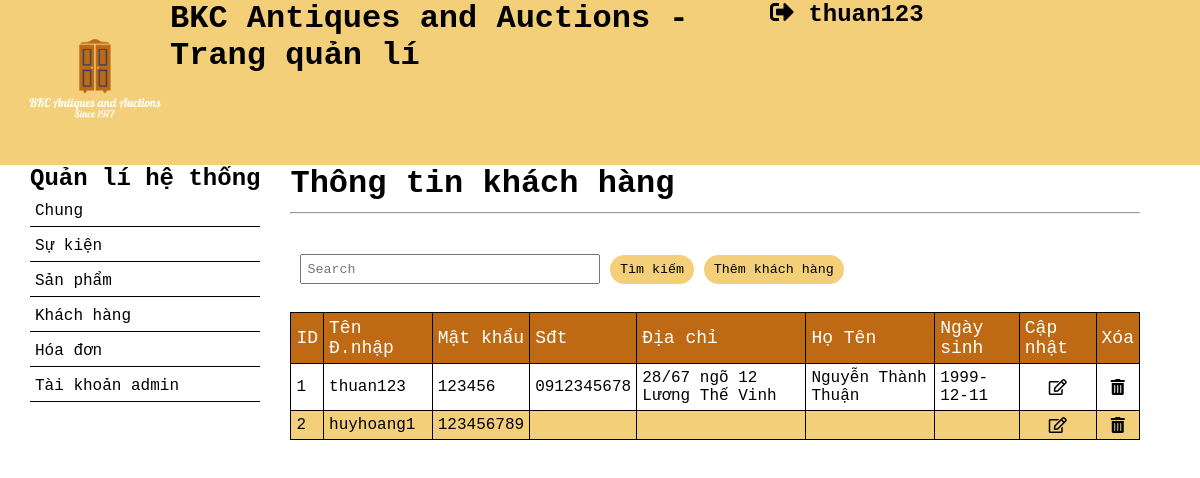
Screenshot of /admin/manager_customer.php (signed in) with the database file from the repository.
### tables this page shows
CREATE TABLE `khach_hang` (
  `id_khach_hang` int(11) NOT NULL,
  `username` varchar(128) NOT NULL,
  `password` varchar(128) NOT NULL,
  `sdt` varchar(13) DEFAULT NULL,
  `email` varchar(100) DEFAULT NULL,
  `dia_chi` varchar(128) DEFAULT NULL,
  `phuong` varchar(50) DEFAULT NULL,
  `quan` varchar(50) DEFAULT NULL,
  `tinh` varchar(50) DEFAULT NULL,
  `ten_kh` varchar(128) DEFAULT NULL,
  `ngay_sinh` date DEFAULT NULL
);

### admin/manager_customer.php (the view, shortened to what this page needs)
<!DOCTYPE html>
<html>
<head>
    <link rel="stylesheet" type="text/css" href="style.css">
    <link rel="stylesheet" href="../../webfonts/all.css">
</head>
<body>
    <?php
        require_once 'includes/connect.php';
        $sql="";
        if(isset($_POST["submit"])){
            $timkiem=$_POST["txtsearch"];
            $sql="SELECT * FROM `khach_hang` WHERE `ten_kh` LIKE '%$timkiem%'";
        }else{
            $sql="SELECT * FROM `khach_hang`";
        }
        $result=mysqli_query($connect,$sql);
    ?>
	<?php require_once 'includes/header.php' ?>
	<div class="main">
		<div class="left"><?php require_once 'includes/menu.php' ?></div>
        <div class="right">
            <div class="right1">
                <h1>Thông tin khách hàng</h1>
                <hr>
                <form action="#" method="POST" class="search-form">
                    <input type="text" name="txtsearch" placeholder="Search">
                    <button type="submit" name="submit">Tìm kiếm</button>
                    <button><a href="add_ctm.php">Thêm khách hàng</a></button>
                </form>
                <br>
                <table class="content-table">
                    <tr>
                        <td>ID</td>
                        <td>Tên Đ.nhập</td>
                        <td>Mật khẩu</td>
                        <td>Sđt</td>
                        <td>Địa chỉ</td>
                        <td>Họ Tên</td>
                        <td>Ngày sinh</td>
                        <td>Cập nhật</td>
                        <td>Xóa</td>
                    </tr>
                    <?php while($row=mysqli_fetch_assoc($result)){ ?>
                    <tr>
                        <td><?= $row['id_khach_hang'] ?></td>
                        <td><?= $row['username'] ?></td>
                        <td><?= $row['password'] ?></td>
                        <td><?= $row['sdt'] ?></td>
                        <td><?= $row['dia_chi'] ?></td>
                        <td><?= $row['ten_kh'] ?></td>
                        <td><?= $row['ngay_sinh'] ?></td>
                        <td><a href="update_customer.php?id=<?= $row['id_khach_hang'] ?>"><i class="far fa-edit"></i></a></td>
                        <td><a href="delete_ctm.php?id=<?= $row['id_khach_hang'] ?>"><i class="fas fa-trash-alt"></i></a></td>
                    </tr>
                    <?php } ?>
                </table>
            </div>
        </div>
    </div>
</body>
</html>

### admin/includes/header.php (shortened to what this page needs)
<link rel="stylesheet" type="text/css" href="style.css">
<link rel="stylesheet" href="../webfonts/all.css">
<div class="head">
    <div class="logo">
        <a href="home.php"><img src="../images/logo.png" alt="logo" width=150px></a>
    </div>
    <div class="title">
        <h1>BKC Antiques and Auctions - Trang quản lí</h1>
    </div>
    <div class="account-btn">
        <?php
        if (isset($_SESSION['ad_username'])) {
        ?>
            <h2><a href='sign_out.php'>
                    <i class="fas fa-sign-out-alt"></i>
                    <?= $_SESSION['ad_username']; ?>
                </a></h2>
        <?php
        }
        ?>
    </div>
</div>

### admin/includes/menu.php
<h2>Quản lí hệ thống</h2>
<ul>
    <a href="home.php"><li>Chung</li></a>
	<a href="manager_event.php"><li>Sự kiện</li></a>
	<a href="manager_product.php"><li>Sản phẩm</li></a>
	<a href="manager_customer.php"><li>Khách hàng</li></a>
	<a href="manager_invoice.php"><li>Hóa đơn</li></a>
	<a href="manager_account.php"><li>Tài khoản admin</li></a>
</ul>

### admin/style.css (style rules this page uses)
* { padding: 0; margin: 0; font-family: monospace, Helvetica, sans-serif; box-sizing: border-box; }
.head { background-color: #f3cf7a; width: 100%; margin: auto; display: flex; }
.logo { margin-left: 20px; margin-top: 10px; box-sizing: border-box; }
.title { width: 50%; }
.account-btn { width: 30%; }
ul { list-style: none; }
a { text-decoration: none; color: black; }
li { width: 100%; height: 30px; margin: 5px 0 0; padding: 5px 5px 5px; border-bottom: 1px solid black; }
.main { background-color: white; width: 95%; margin: auto; display: flex; overflow: visible; }
.left { min-width: 170px; }
.right { flex: 1; overflow: visible; margin: auto; padding: 0px 30px 10px 30px; text-align: left; }
.right hr { margin-top: 10px; margin-bottom: 30px; }
.right1 { overflow: visible; }
.search-form { padding: 10px; }
.search-form input[type] { padding-left: 5px; width: 300px; height: 30px; }
.search-form button { padding: 7px 10px; background: #f3cf7a; border-radius: 20px; border: none }
.content-table { min-width: 50%; overflow: visible; border-collapse: collapse; }
.content-table td { padding: 5px; border: 1px solid black; max-width: 300px; }
.content-table tr:nth-child(odd) { background: #f3cf7a; }
.content-table tr:first-child { background: #be6a15; color: white; font-size: large; }
.content-table i { display: block; width: 100%; margin: auto; text-align: center; }

### rows the page displays
khach_hang: id_khach_hang "1", username "thuan123", password "123456", sdt "0912345678", dia_chi "28/67 ngõ 12 Lương Thế Vinh", ten_kh "Nguyễn Thành Thuận", ngay_sinh "1999-12-11"
khach_hang: id_khach_hang "2", username "huyhoang1", password "123456789"

### other values shown
$_SESSION['ad_username'] "thuan123"
